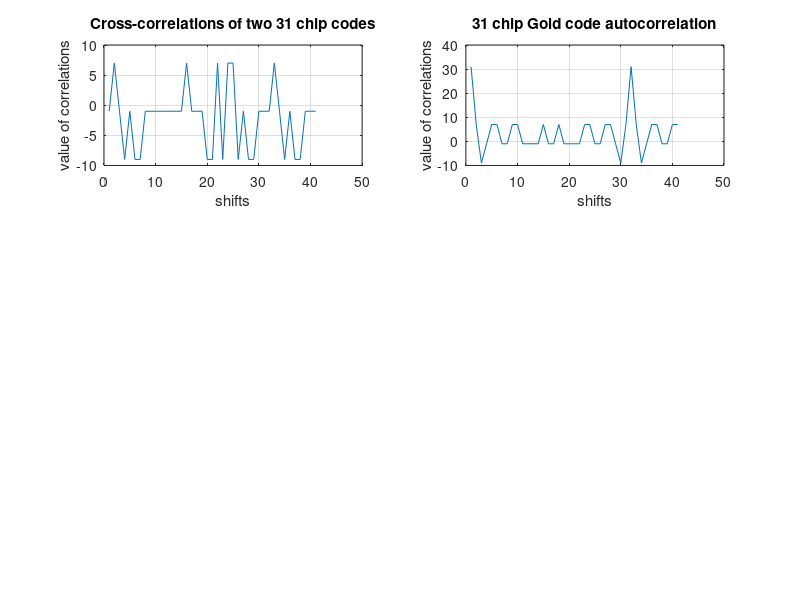

MATLAB code to generate this figure:
%Gold code sequence generator
%Run from editor Debug (F5)
%JC 4/25/09
%Gold code generation can sometimes be confusing and hopefully this m-file
%will be helpful. The m-file uses two preferred pairs of m-sequences (length 2^n-1)
%chips long where n=5 with length 31. The 33 gold codes
%(two original m-sequences plus 2^n-1 gold codes) produced in a 31x33 matrix
%here (with n=5) are probably not to useful for multiple access situations (CDMA)
%but is used here to provide a model for learning. The preferred pair used
%here is 52 and 5432 or 45 and 75 octal. Other preferred pairs can include values
%such as 53 5321, 5431, and 5421. The m-file will also check the cross-correlation
%values between any two codes in the matrix and should be three valued%(-9,-1,7). The 
%autocorrelation of a Gold code can also be checked. Some, not all, of the
%Gold codes in the matrix are balanced (16 1's and 15 -1's).


%Generate 1st m-sequence (52) of length 31 (1+x^2+x^5)
register1=[1 1 1 1 1];%initial fill
code1=zeros(1,31);
for i=1:31
   temp = mod(register1(2)+register1(5),2);
   code1(i) = 2*register1(5)-1;
   for j=5:-1:2
      register1(j)=register1(j-1);
   end
   register1(1) = temp;
end
%Generate 2nd m-sequence (5432) of length 31 (1+x^2+x^3+x^4+x^5)
register2=[1 1 1 1 1];%initial fill
code2=zeros(1,31);
for i=1:31
   temp = mod(register2(2)+register2(3)+register2(4)+register2(5),2);
   code2(i) = 2*register2(5)-1;
   for j=5:-1:2
      register2(j)=register2(j-1);
   end
   register2(1) = temp;
end

m_sequence_1=code1;%1/-1(bipolar sequence) output
m_sequence_2=code2;%1/-1(bipolar sequence) output


m_sequence_1=m_sequence_1';%transpose to a column
m_sequence_2=m_sequence_2';%transpose to a column


%Generate a set of unique Gold codes in a matrix (31x33) which includes
%the original 1st and 2nd m-sequences plus (2^n-1)=31 other Gold codes with n=5. 
%These unique codes are with initial fills of [1 1 1 1 1] in register1
%and register2. Other unique sets of Gold codes can be generated with 
%different initial fill values.


m_sequence_1 =m_sequence_1>0;%change 1/-1 to 1/0 
m_sequence_2 =m_sequence_2>0;%change 1/-1 to 1/0

Gold_code_matrix(:,1) = m_sequence_1;
Gold_code_matrix(:,2) = m_sequence_2;

for phase_shift=0:30
    shifted_code=circshift(m_sequence_2,phase_shift);
    Gold_code_matrix(:,3+phase_shift)=mod(m_sequence_1+shifted_code,2);
end

%Change matrix codes from 1/0 to 1/-1 and show 33 codes in command window.
Gold_code_matrix=2*Gold_code_matrix-1%change 1/0 to 1/-1

%Choose 2 codes from Gold code matrix and plot the cross-correlation
%values. If codes are from preferred pairs, the three values would be
%(-9,-1,+7).

codeA=Gold_code_matrix(:,9);
codeB=Gold_code_matrix(:,22);

%Determine cross-correlations

for shift=0:40
    shifted_code1 = circshift(codeA,shift);
    crosscorrelation(shift+1) = codeB'*shifted_code1;
end

subplot(3,2,1)
plot(crosscorrelation) 
grid on
xlabel('shifts');ylabel('value of correlations');
title('Cross-correlations of two 31 chip codes')

%Choose 1 code from the Gold code matrix and plot the autocorrelation
%values.

codeC=Gold_code_matrix(:,17);

for shift=0:40
    shifted_code_A= circshift(codeC,shift);
    autocorrelation_1(shift+1) = codeC'*shifted_code_A;     
end

%Show that all autocorrelation values of m-sequence 1 and 2
%(with non-zero shift) equals 31/-1.  

subplot(3,2,2)
plot(autocorrelation_1)
grid on
xlabel('shifts');ylabel('value of correlations');
title('31 chip Gold code autocorrelation')

%References

%[1] R. C. Dixon, Spread Spectrum Systems Applications, 2nd ed, Wiley (1984)

%[2] Matlab Helpdesk, Gold Sequence Generator,
%www.mathworks.com/access/helpdesk/help/toolbox/commblks/ref/goldsequencegenerator.html

%[3] Peterson's Table of Irreducible Polynomials over GF(2),
%www.cs.umbc.edu/~lomonaco/f97/442/Peterson_Table.html

%[4] John G. Prokis, Digital Communications, 4th ed, 13.2.5 Generation of
%PN Sequences and Gold codes,pages 776-771